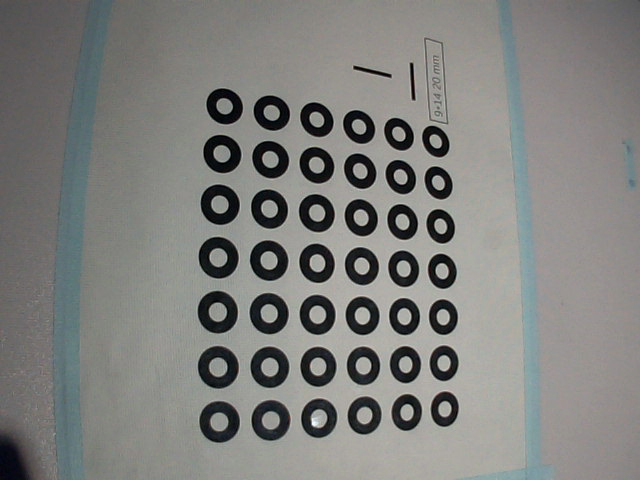
#> input picture 7.png, 640 x 480 px
$ python example.py   (older library calls are emulated)
#> lines starting #> are read from the running program, lines starting #| are printed output that depends on the picture; after the words box and inside, x2 and y2 are one past the last pixel; in counts of white or black regions, pixels touching at a corner belong together
#> further down, img is the input picture: shape (480, 640, 3); mean B, G, R 124.9, 127.8, 127.4
### Marker_Finder_Number.py
#!/usr/bin/env python3
# -*- coding: utf-8 -*-
"""
Created on Mon Aug 20 10:10:07 2018

@author: hu-tom
"""

from pylab import *
import cv2
def Finder_Number(img,col_row,min_area_coef=0.25,min_perimeter_coef=0.25):
#> called with col_row = (6, 7), min_area_coef = 0.25, min_perimeter_coef = 0.25
    if len(col_row)!=2:
        print('Wrong col_row')
        return
    number=col_row
    cimg=[]
    p=0
    index_bien=[]
    imgp=[]
    cimg.append(img)
    all_img=copy(img)
    img= cv2.cvtColor(img,cv2.COLOR_BGR2GRAY)
#> img: shape (480, 640)
    img=cv2.GaussianBlur(img,(5,5),0)
    ret, binary1 = cv2.threshold(img,0,255,cv2.THRESH_BINARY+cv2.THRESH_OTSU)
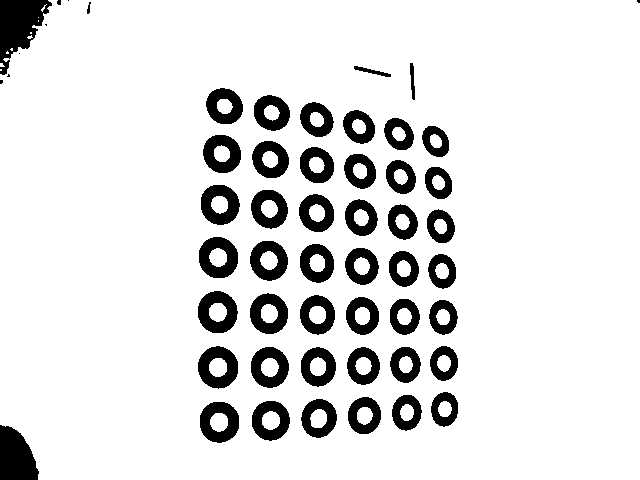
#> binary1: shape (480, 640); 88.1% white; 54 black regions (7 under 20 px), largest, box (x1, y1, x2, y2) and area: (0, 0, 52, 75) 2131, (0, 425, 39, 480) 1619, (198, 346, 238, 389) 1055
#> ret = 88
    # ret, binary1 = cv2.threshold(img,thres_value,255,cv2.THRESH_BINARY)
    edges = cv2.Canny(binary1,50,150)
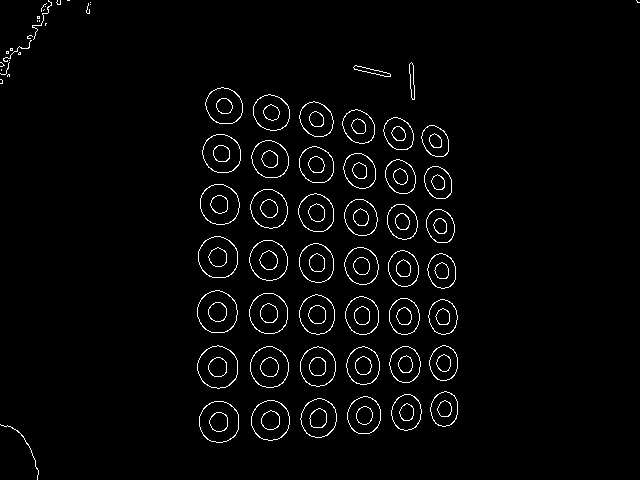
#> edges: shape (480, 640); 2.5% white in thin lines or dots
    _,contours,_ = cv2.findContours(edges,cv2.RETR_TREE,cv2.CHAIN_APPROX_SIMPLE)
#> contours = 202 contours, 30 with area under 20; largest, box (x1, y1, x2, y2) and area: (197, 345, 238, 389) 1339, (197, 290, 238, 333) 1331, (197, 345, 238, 389) 1319, (197, 290, 238, 333) 1314, (199, 401, 239, 443) 1300

    all_possible_ellipse=[]
    index_to_exclude=[]
    index_real_ring=[]
    area_all=[]
    perimeter_all=[]
    area_av=0
    perimeter_av=0
    for contour in contours:
        area=cv2.contourArea(contour)
        perimeter = cv2.arcLength(contour,True)

        area_all.append(area)
        perimeter_all.append(perimeter)
        area_av+=area
        perimeter_av+=perimeter
#> this loop made 202 passes
#> (area, perimeter, area_av, perimeter_av) on passes 2 to 4: (1300.5, 134.8, 1308.5, 291.7), (1284, 133.1, 2592.5, 424.7), (275.5, 62.87, 2868, 487.6)
#> after the loop, area_all = 202 values, max 1339 at index 45, min 0 at index 171, mean 496.7; area_av = 100341; perimeter_all = 202 values, max 156.9 at index 0, min 0 at index 178, mean 76.01; perimeter_av = 15354.3
    area_av=area_av/len(contours)
#> area_av = 496.7
    perimeter_av/=len(contours)
#> perimeter_av = 76.01
    for i in range(len(area_all)):
        if area_all[i]>area_av*min_area_coef and perimeter_all[i]>perimeter_av*min_perimeter_coef :
            try:
                ellipse=cv2.fitEllipse(contours[i])
                all_possible_ellipse.append(ellipse)
            except:
                print('Some contours')
#> this loop made 202 passes
#> ellipse on passes 2 to 13: ((218.9, 421.5), (40.41, 41.42), 177.1), ((218.9, 421.5), (40.2, 41.17), 175.3), ((218.7, 421.5), (18.72, 19.3), 178.1), ((218.6, 421.5), (18.65, 19.3), 168.4), ((270.2, 420), (38.34, 40.05), 4.27), ((270.2, 420), (38.22, 39.94), 6.61), ((270.4, 420), (18.49, 19.21), 49.04), ((270.5, 419.9), (18.37, 19.31), 49.54), ((318.4, 417.8), (35.46, 38.87), 13.1), ((318.4, 417.8), (35.37, 38.61), 11.65), ((318.1, 418.5), (17.09, 20.52), 19.15), ((318.1, 418.3), (17.1, 20.34), 22.13)
#> after the loop, all_possible_ellipse = 170 items

    index_real_ring_1st=[]
    for i in range(len(all_possible_ellipse)):
        #Exclude the ellipse has been associated
        if i in index_to_exclude:
            continue
        index_cocenter_ring=[]
        index_cocenter_ring.append(i)
        for k in range(len(all_possible_ellipse)):
        #Not compare the center of the ellipse with itself
            if i>=k :
                continue
            if k in index_to_exclude:
                continue
            norm_to_check=norm((array(all_possible_ellipse[i][0])-array(all_possible_ellipse[k][0])))
            if norm_to_check<1:
                index_cocenter_ring.append(k)
        if len(index_cocenter_ring)>1:
            modemax=0
            max_index=0
            for ring in index_cocenter_ring:
                [a,b]=all_possible_ellipse[ring][1]
                mode_check=a+b
                if mode_check>modemax:
                    modemax=mode_check
                    max_index=ring
            index_real_ring_1st.append(max_index)
            index_to_exclude+=index_cocenter_ring
#> this loop made 170 passes
#> index_to_exclude on passes 1, 5, 9, 13: [0, 1, 2, 3], [0, 1, 2, 3, 4, 5, 6, 7], [0, 1, 2, 3, 4, 5, 6, 7, 8, 9, 10, 11], [0, 1, 2, 3, 4, 5, 6, 7, 8, 9, 10, 11, 12, 13, 14, 15]
#> after the loop, index_real_ring_1st = 43 values from 0 to 168; index_to_exclude = 170 values from 0 to 169
    index_real_ring=index_real_ring_1st
#> index_real_ring = 43 values from 0 to 168

    font=cv2.FONT_HERSHEY_COMPLEX_SMALL

    #Find the left-up corner marker
    xy_0=[9999,99999]
    norm_0=norm(xy_0)
    index_xy_0=0
    for i in index_real_ring:
        xy=all_possible_ellipse[i][0]
        if norm(xy)<norm_0:
            xy_0=xy
            index_xy_0=i
            norm_0=norm(xy_0)
#> this loop made 43 passes
#> (i, xy_0, index_xy_0, norm_0) on passes 10, 12, 17, 18, 23, 24, 30, 36, 42: (36, (269.1, 366.8), 36, 454.9), (44, (217.6, 366.9), 44, 426.5), (64, (268.4, 313.2), 64, 412.5), (68, (217.1, 311.8), 68, 379.9), (88, (268.3, 260), 88, 373.7), (92, (217.8, 257.2), 92, 337), (116, (219.3, 204.1), 116, 299.6), (140, (221.5, 153.3), 140, 269.4), (164, (224, 105.8), 164, 247.7)
#> (xy_0, index_xy_0, norm_0) on pass 1: ((218.9, 421.5), 0, 474.9)
#> after the loop, index_xy_0 = 164; norm_0 = 247.7
    cv2.putText(cimg[p],'{}'.format(0),(int(xy_0[0]),int(xy_0[1])),font,1.0,(255,0,0),1)

    index_right_order=[]
    index_right_order.append(index_xy_0)
    for row in range(number[1]):
        for col in range(number[0]-1):
            try:
                cur_pos_index=index_right_order[row*number[0]+col]
            except Exception:
                print('Error: Some marker did not detected along the col direction')
                print('row={},col={}'.format(row,col))
                continue
            norm_h_min=99999
            index_right_side=100.1
            for j in index_real_ring:
                if  j in index_right_order:
                    continue
                xy_check=all_possible_ellipse[j][0]
                xy_cur=all_possible_ellipse[cur_pos_index][0]
                length_v=abs(xy_check[1]-xy_cur[1])
                length_h=abs(xy_check[0]-xy_cur[0])
                if abs(length_h-length_v)<5:
                    continue
                if length_h<length_v:
                    continue
                else:
                    norm_tmp=sqrt(length_v**2+length_h**2)
                    if norm_h_min>norm_tmp:
                        norm_h_min=norm_tmp
                        index_right_side=j
            if index_right_side==100.1:#
                continue
            index_right_order.append(index_right_side)
        if row==number[1]-1:
            break
        try:
            cur_pos_index=index_right_order[row*number[0]]
        except Exception:
            print('Error: Some marker did not detected along the row direction')
            print('row={},col={}'.format(row,col))
            continue
        norm_v_min=99999
        index_down_side=100.1
        for j in index_real_ring:
            if  j in index_right_order:
                continue
            length_v=abs(all_possible_ellipse[j][0][1]-all_possible_ellipse[cur_pos_index][0][1])
            length_h=abs(all_possible_ellipse[j][0][0]-all_possible_ellipse[cur_pos_index][0][0])
            if abs(length_h-length_v)<5:
                continue
            if length_h>length_v:#Search along the col
                continue
            else:
                norm_tmp=sqrt(length_v**2+length_h**2)
                if norm_v_min>norm_tmp:
                    norm_v_min=norm_tmp
                    index_down_side=j
        if index_down_side==100.1:
            continue
        index_right_order.append(index_down_side)
#> this loop made 7 passes
#> cur_pos_index on passes 1 to 6: 164, 140, 116, 92, 68, 44
#> after the loop, index_right_order = 42 values, max 164 at index 0, min 0 at index 36, mean 82
    if len(index_right_order)==(number[0]*number[1]):
        print('Done')
        index_bien.append(p)
    else:
        print('{}!={}'.format(len(index_right_order),number[0]*number[1]))
        n=0
        for i in range(len(all_possible_ellipse)):
            if i in index_right_order:
                cv2.ellipse(cimg[p],all_possible_ellipse[i],(200,200,0),2)
                xy=all_possible_ellipse[i][0]
                cv2.putText(cimg[p],'{}'.format(index_right_order.index(i)),(int(xy[0]),int(xy[1])),font,1.0,(255,255,255),1)
                n=n+1
            cv2.ellipse(all_img,all_possible_ellipse[i],(0,200,0),2)
        figure(p)
        subplot(221)
        imshow(cv2.cvtColor(cimg[p],cv2.COLOR_BGR2RGB))
        title('Ellipses numberied')
        subplot(222)
        imshow(edges)
        title('Edges')
        subplot(223)
        imshow(cv2.cvtColor(all_img,cv2.COLOR_BGR2RGB))
        title('Ellipses detected')
        print('Try a better thres_value')
    #Number the marker
    n=0
    for i in range(len(index_right_order)):
        cv2.ellipse(cimg[p],all_possible_ellipse[index_right_order[i]],(0,200,0),2)
        xy=all_possible_ellipse[index_right_order[i]][0]
        imgp.append(xy)
        cv2.putText(cimg[p],'{}'.format(n),(int(xy[0]),int(xy[1])),font,1.0,(255,255,255),1)
        n=n+1
#> this loop made 42 passes
#> xy on passes 1 to 12: (224, 105.8), (271.2, 112.3), (316.1, 119), (358.5, 126.3), (398.4, 133.6), (435.3, 140.9), (221.5, 153.3), (269.9, 159.1), (316.2, 164.7), (359.5, 170.5), (400.2, 176.4), (437.9, 182.4)
#> after the loop, imgp = 42 pairs, first value 217.1 to 444.2, second value 105.8 to 421.5; n = 42

    imshow(cimg[p])
    return imgp


### example.py
#!/usr/bin/env python3
# -*- coding: utf-8 -*-
"""
Created on Thu Sep  6 19:13:11 2018

@author: hu-tom
"""
import cv2
from Marker_Finder_Number import Finder_Number
img=cv2.imread('7.png')
imgp=Finder_Number(img,(6,7))
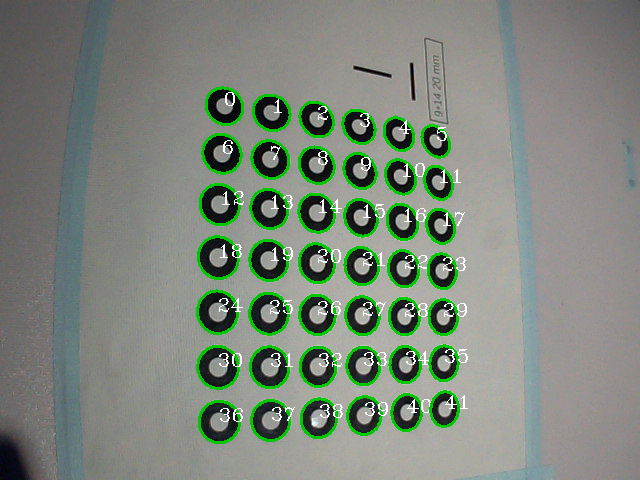
#> img: shape (480, 640, 3); mean B, G, R 122.5, 134.2, 124.9
